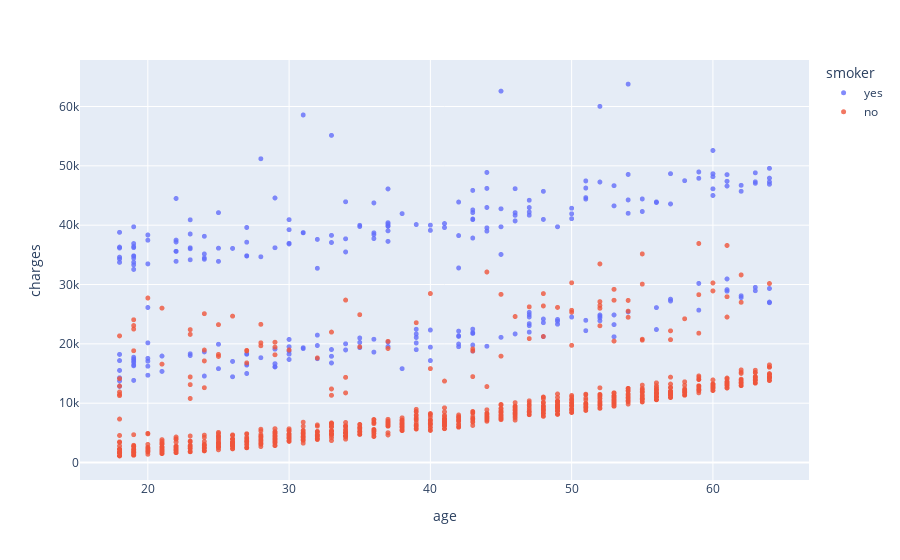

The code cell stored with this chart in its notebook:
### Markdown cell above
now can look at a scatter plot for age and charges.

### Code cell
fig=px.scatter(df,x='age',y='charges',color='smoker',opacity=.8)
fig.update_traces(marker_size=5)
fig.show()

### Figure 1 — Plotly figure (JSON) as saved in the notebook; plotly's stock layout.template omitted (floating-point values rounded to 4 significant figures; data arrays with more than 128 entries replaced by an {"elided": "..."} marker saying what was removed)
{"data": [{"hovertemplate": "smoker=yes<br>age=%{x}<br>charges=%{y}<extra></extra>", "legendgroup": "yes", "marker": {"color": "#636efa", "opacity": 0.8, "size": 5, "symbol": "circle"}, "mode": "markers", "name": "yes", "showlegend": true, "type": "scattergl", "x": {"elided": "274 int values"}, "xaxis": "x", "y": {"elided": "274 float values"}, "yaxis": "y"}, {"hovertemplate": "smoker=no<br>age=%{x}<br>charges=%{y}<extra></extra>", "legendgroup": "no", "marker": {"color": "#EF553B", "opacity": 0.8, "size": 5, "symbol": "circle"}, "mode": "markers", "name": "no", "showlegend": true, "type": "scattergl", "x": {"elided": "1064 int values"}, "xaxis": "x", "y": {"elided": "1064 float values"}, "yaxis": "y"}], "layout": {"legend": {"title": {"text": "smoker"}, "tracegroupgap": 0}, "margin": {"t": 60}, "xaxis": {"anchor": "y", "domain": [0, 1], "title": {"text": "age"}}, "yaxis": {"anchor": "x", "domain": [0, 1], "title": {"text": "charges"}}}}
